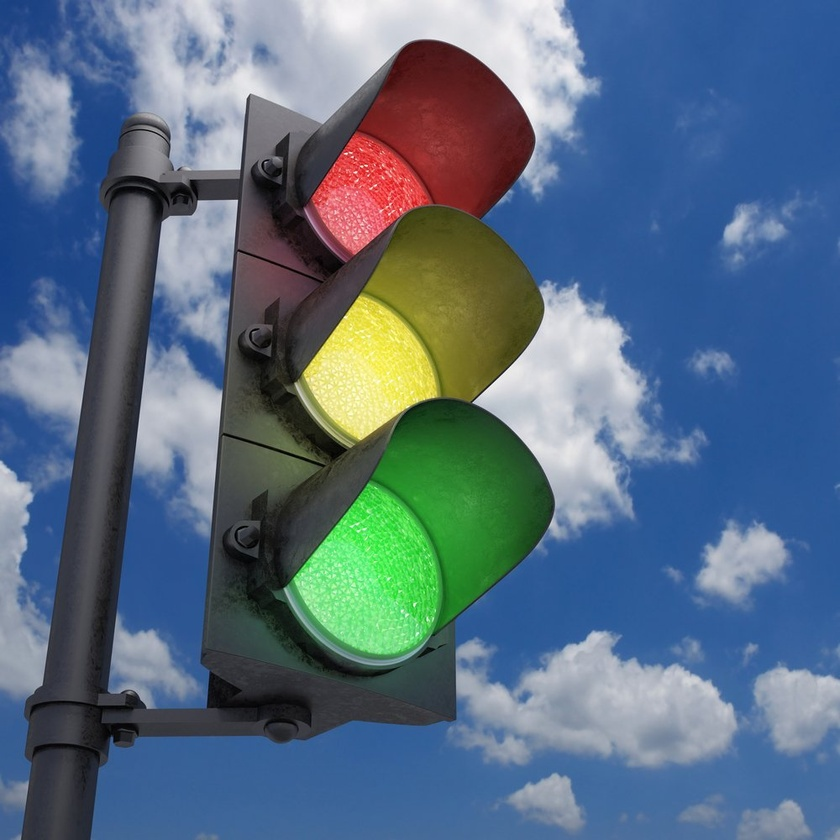
#> input picture lesson_1/imgs/svitlo.jpg, 840 x 840 px, shrunk from 1000 x 1000 before the run
$ jupyter execute Homework.ipynb
#> lines starting #> are read from the running program, lines starting #| are printed output that depends on the picture
# HOMEWORK 1

After the installation of Anaconda, jupyter notebook and the required virtual environment, you will have to test that everything has been set up correctly. For that purpose, you will have to execute the following code and run it without errors.

The code loads an image and creates a picture collage consisting of 4 pictures. Each of the four pictures is a version of the original image with the colour channels swapped.

You will have to also finish some part of the code :-)

[cell 1]
import cv2
import numpy as np
from matplotlib import pyplot as plt
plt.rcParams['figure.figsize'] = [4, 6]

[cell 2]
# Load an image (you can freely chose any image you like)
img = cv2.imread('imgs/svitlo.jpg')
#> img is the input picture: shape (840, 840, 3); mean B, G, R 130.3, 110.2, 88.4

# Convert it to RGB
img  = cv2.cvtColor(img, cv2.COLOR_BGR2RGB)
# Plot it
plt.imshow(img)

Let's make a collage.

[cell 3]
# Split the image into the three colour channels
red, green, blue = cv2.split(img)
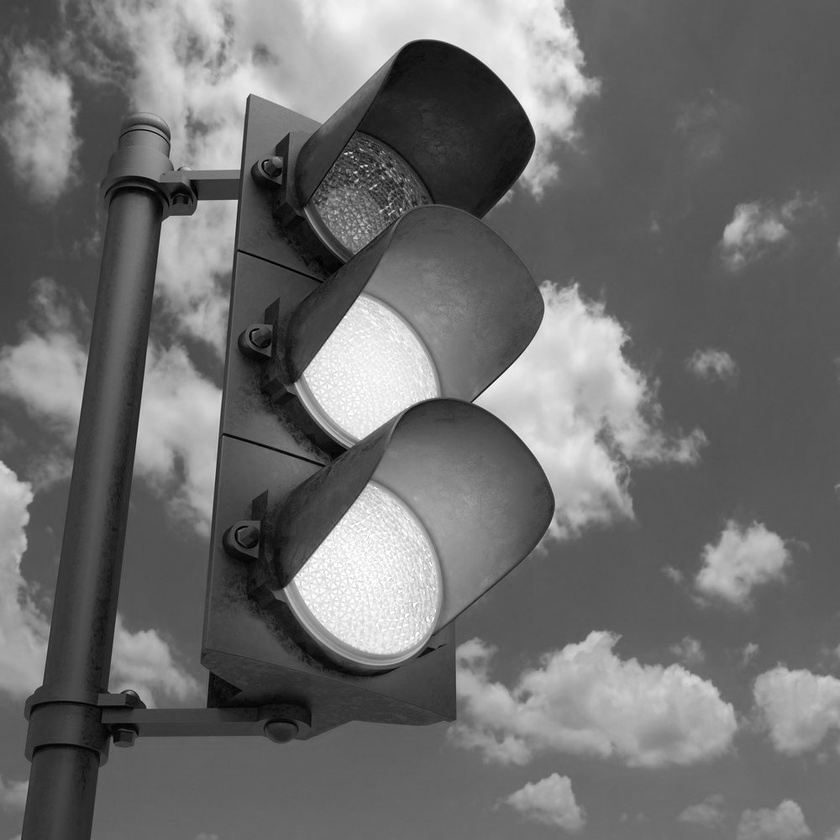
#> green: shape (840, 840); min 0, max 255, mean 110.2
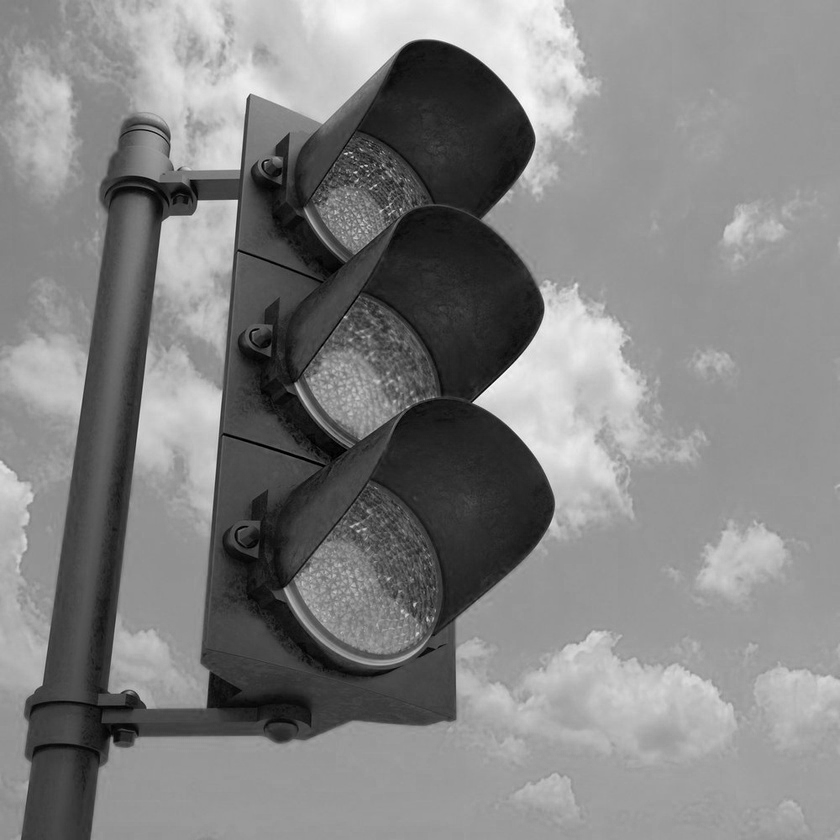
#> blue: shape (840, 840); min 0, max 253, mean 130.3

# Compose the image in the RGB colour space
img1 = cv2.merge([red, green, blue])

# Compose the image in the RBG colour space
img2 = cv2.merge([red, blue, green])
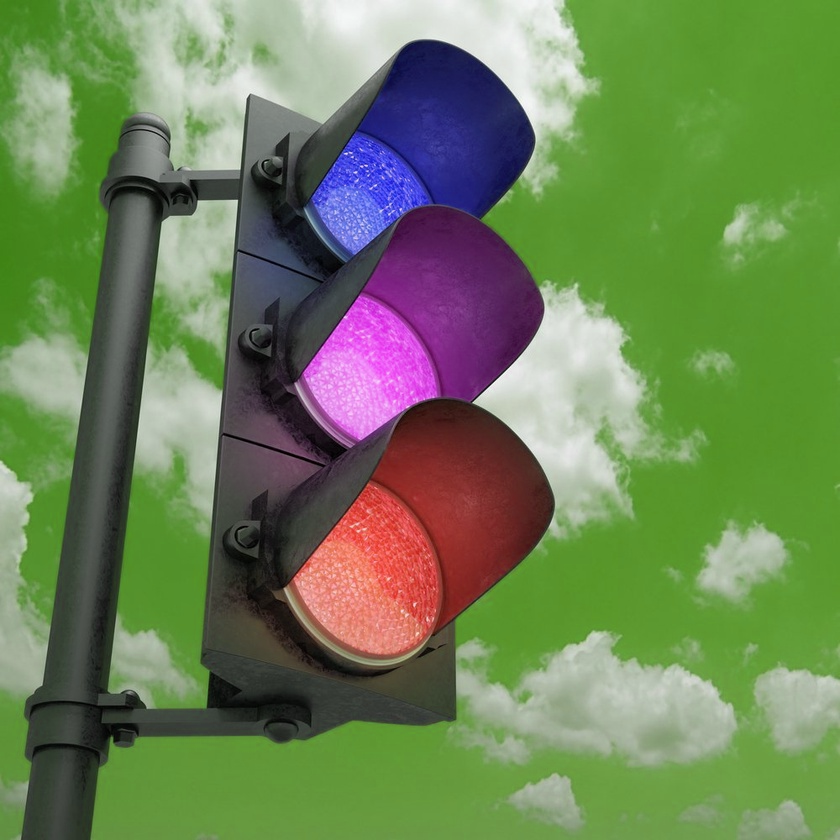
#> img2: shape (840, 840, 3); mean of channels 0, 1, 2 88.4, 130.3, 110.2; drawn as B, G, R

# Compose the image in the GRB colour space
img3 = cv2.merge([green, red, blue])
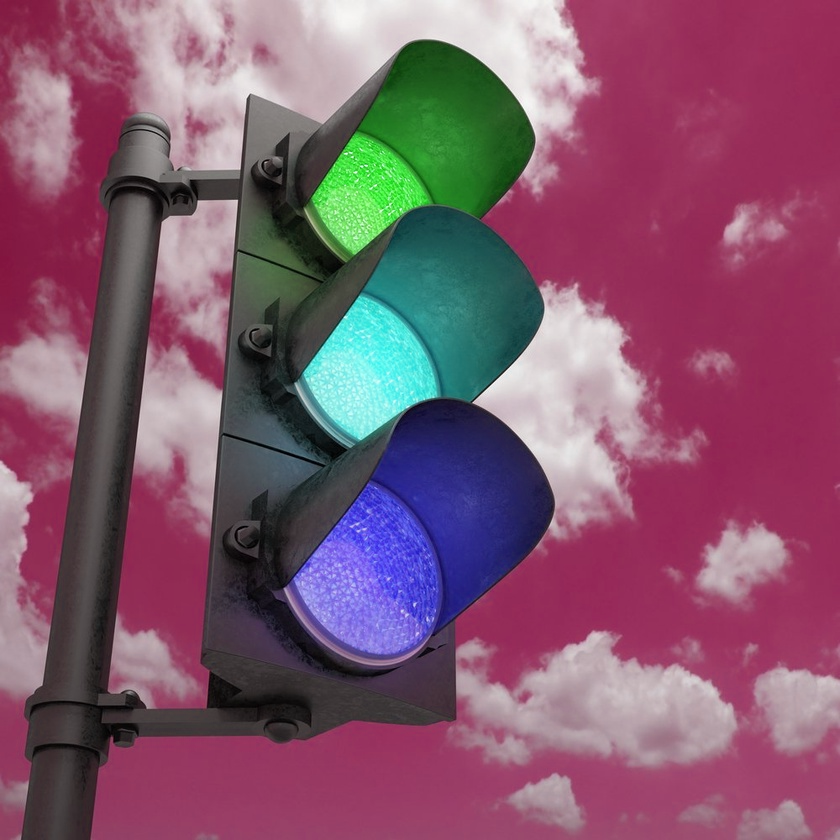
#> img3: shape (840, 840, 3); mean of channels 0, 1, 2 110.2, 88.4, 130.3; drawn as B, G, R

# Compose the image in the BGR colour space
img4 = cv2.merge([blue, green, red])

# Create the collage
out1 = np.hstack([img1, img2])
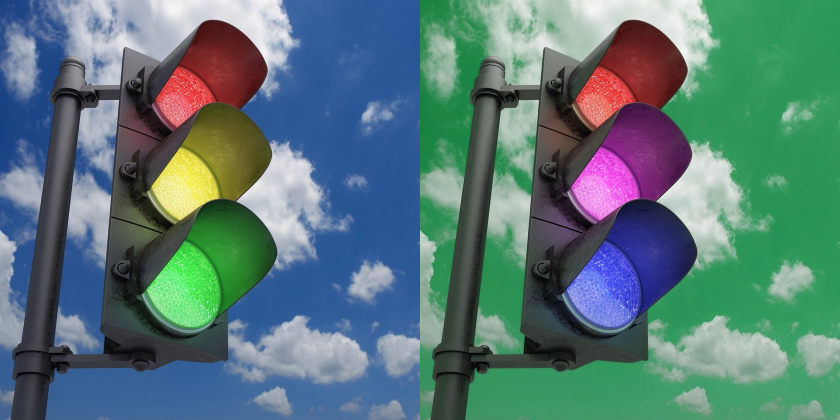
#> out1: shape (840, 1680, 3) (shown at 1/2 size); mean R, G, B 88.4, 120.3, 120.3
out2 = np.hstack([img3, img4])
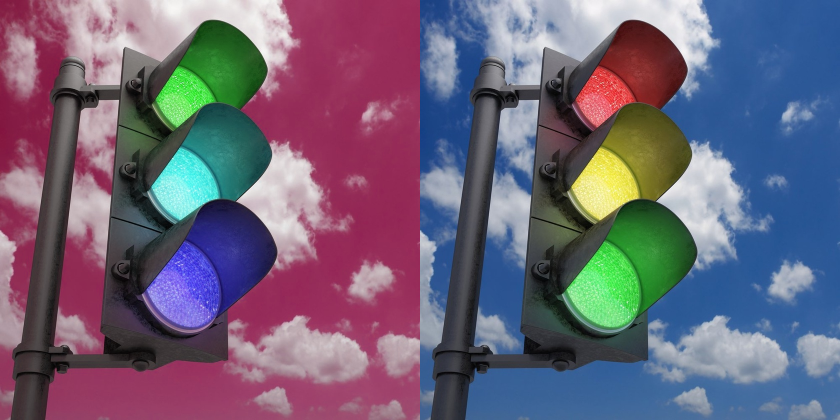
#> out2: shape (840, 1680, 3) (shown at 1/2 size); mean of channels 0, 1, 2 120.3, 99.3, 109.4; drawn as B, G, R
out = np.vstack([out1, out2])
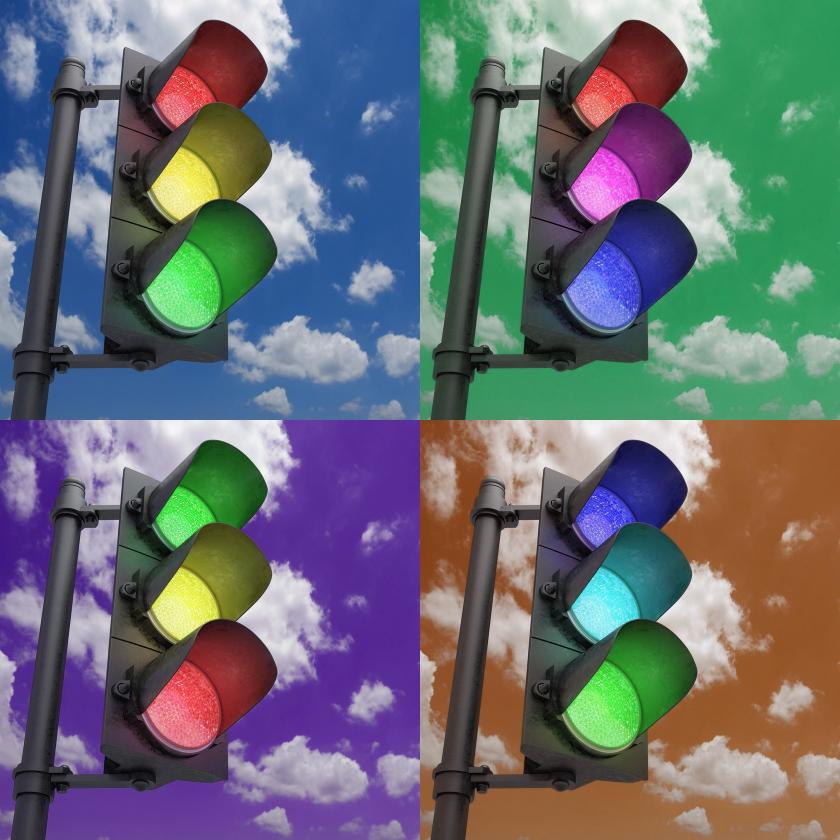
#> out: shape (1680, 1680, 3) (shown at 1/2 size); mean R, G, B 104.3, 109.8, 114.8

# Plot the collage
plt.imshow(out)
plt.axis(False)

$ run again, with lesson_1/imgs/mountains.jpg copied over lesson_1/imgs/svitlo.jpg
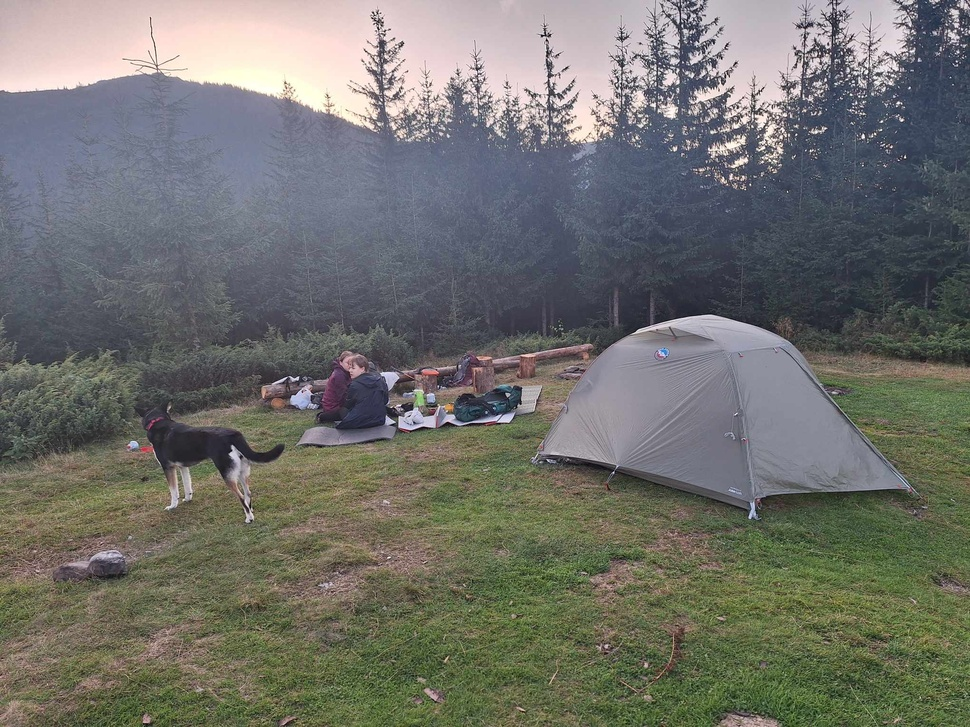
#> input picture lesson_1/imgs/mountains.jpg, 970 x 727 px, shrunk from 2040 x 1530 before the run
#> img is the input picture: shape (727, 970, 3); mean B, G, R 107.3, 112.9, 112.3
#> `out2 = np.hstack([img3, img4])`:
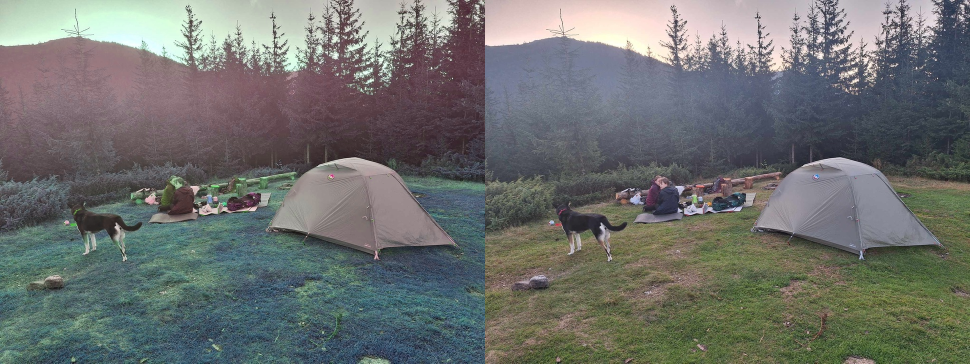
#> out2: shape (727, 1940, 3) (shown at 1/2 size); mean of channels 0, 1, 2 110.1, 112.6, 109.8; drawn as B, G, R
#> `out = np.vstack([out1, out2])`:
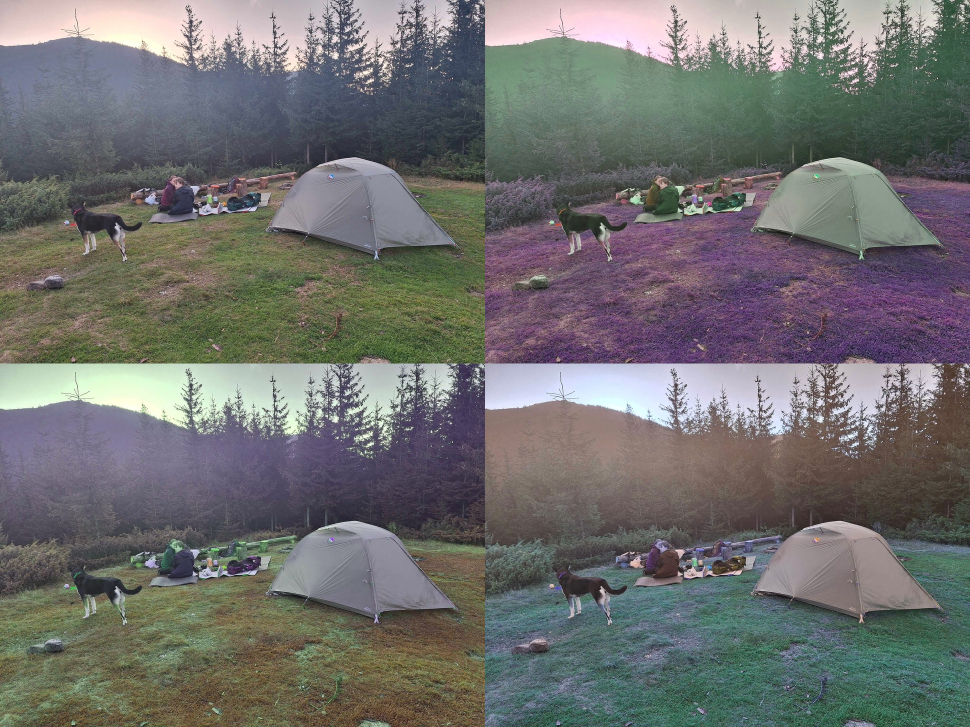
#> out: shape (1454, 1940, 3) (shown at 1/2 size); mean R, G, B 111.2, 111.3, 110
